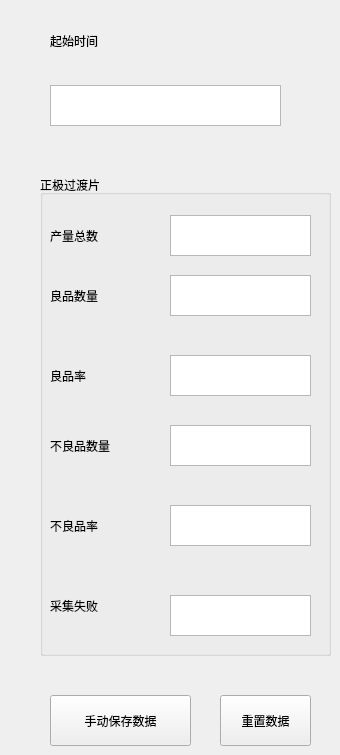
      <widget class="QWidget" name="tab_3">
       <attribute name="title">
        <string>产量统计</string>
       </attribute>
       <widget class="QLabel" name="label_2">
        <property name="geometry">
         <rect>
          <x>50</x>
          <y>30</y>
          <width>121</width>
          <height>21</height>
         </rect>
        </property>
        <property name="text">
         <string>起始时间</string>
        </property>
       </widget>
       <widget class="QPushButton" name="bDataReset">
        <property name="geometry">
         <rect>
          <x>220</x>
          <y>695</y>
          <width>91</width>
          <height>51</height>
         </rect>
        </property>
        <property name="text">
         <string>重置数据</string>
        </property>
       </widget>
       <widget class="QPushButton" name="bDataSave">
        <property name="geometry">
         <rect>
          <x>50</x>
          <y>695</y>
          <width>141</width>
          <height>51</height>
         </rect>
        </property>
        <property name="text">
         <string>手动保存数据</string>
        </property>
       </widget>
       <widget class="QTextEdit" name="tTime">
        <property name="geometry">
         <rect>
          <x>50</x>
          <y>85</y>
          <width>231</width>
          <height>41</height>
         </rect>
        </property>
        <property name="readOnly">
         <bool>true</bool>
        </property>
       </widget>
       <widget class="QGroupBox" name="gPsheet">
        <property name="geometry">
         <rect>
          <x>40</x>
          <y>175</y>
          <width>291</width>
          <height>481</height>
         </rect>
        </property>
        <property name="title">
         <string>正极过渡片</string>
        </property>
        <widget class="QLabel" name="label_7">
         <property name="geometry">
          <rect>
           <x>10</x>
           <y>50</y>
           <width>81</width>
           <height>21</height>
          </rect>
         </property>
         <property name="text">
          <string>产量总数</string>
         </property>
        </widget>
        <widget class="QTextEdit" name="tPsheetTotal">
         <property name="geometry">
          <rect>
           <x>130</x>
           <y>40</y>
           <width>141</width>
           <height>41</height>
          </rect>
         </property>
         <property name="readOnly">
          <bool>true</bool>
         </property>
         <property name="tabStopWidth">
          <number>80</number>
         </property>
         <property name="placeholderText">
          <string/>
         </property>
        </widget>
        <widget class="QLabel" name="label_8">
         <property name="geometry">
          <rect>
           <x>10</x>
           <y>110</y>
           <width>81</width>
           <height>21</height>
          </rect>
         </property>
         <property name="text">
          <string>良品数量</string>
         </property>
        </widget>
        <widget class="QTextEdit" name="tPsheetGood">
         <property name="enabled">
          <bool>true</bool>
         </property>
         <property name="geometry">
          <rect>
           <x>130</x>
           <y>100</y>
           <width>141</width>
           <height>41</height>
          </rect>
         </property>
         <property name="readOnly">
          <bool>true</bool>
         </property>
        </widget>
        <widget class="QLabel" name="label_9">
         <property name="geometry">
          <rect>
           <x>10</x>
           <y>190</y>
           <width>81</width>
           <height>21</height>
          </rect>
         </property>
         <property name="text">
          <string>良品率</string>
         </property>
        </widget>
        <widget class="QTextEdit" name="tPsheetGoodRate">
         <property name="geometry">
          <rect>
           <x>130</x>
           <y>180</y>
           <width>141</width>
           <height>41</height>
          </rect>
         </property>
         <property name="readOnly">
          <bool>true</bool>
         </property>
        </widget>
        <widget class="QLabel" name="label_20">
         <property name="geometry">
          <rect>
           <x>10</x>
           <y>260</y>
           <width>81</width>
           <height>21</height>
          </rect>
         </property>
         <property name="text">
          <string>不良品数量</string>
         </property>
        </widget>
        <widget class="QTextEdit" name="tPsheetBad">
         <property name="geometry">
          <rect>
           <x>130</x>
           <y>250</y>
           <width>141</width>
           <height>41</height>
          </rect>
         </property>
         <property name="readOnly">
          <bool>true</bool>
         </property>
        </widget>
        <widget class="QLabel" name="label_19">
         <property name="geometry">
          <rect>
           <x>10</x>
           <y>340</y>
           <width>81</width>
           <height>21</height>
          </rect>
         </property>
         <property name="text">
          <string>不良品率</string>
         </property>
        </widget>
        <widget class="QTextEdit" name="tPsheetBadRate">
         <property name="geometry">
          <rect>
           <x>130</x>
           <y>330</y>
           <width>141</width>
           <height>41</height>
          </rect>
         </property>
         <property name="readOnly">
          <bool>true</bool>
         </property>
        </widget>
        <widget class="QLabel" name="label_33">
         <property name="geometry">
          <rect>
           <x>10</x>
           <y>420</y>
           <width>81</width>
           <height>21</height>
          </rect>
         </property>
         <property name="text">
          <string>采集失败</string>
         </property>
        </widget>
        <widget class="QTextEdit" name="tPsheetFail">
         <property name="geometry">
          <rect>
           <x>130</x>
           <y>420</y>
           <width>141</width>
           <height>41</height>
          </rect>
         </property>
         <property name="readOnly">
          <bool>true</bool>
         </property>
        </widget>
       </widget>
      </widget>
